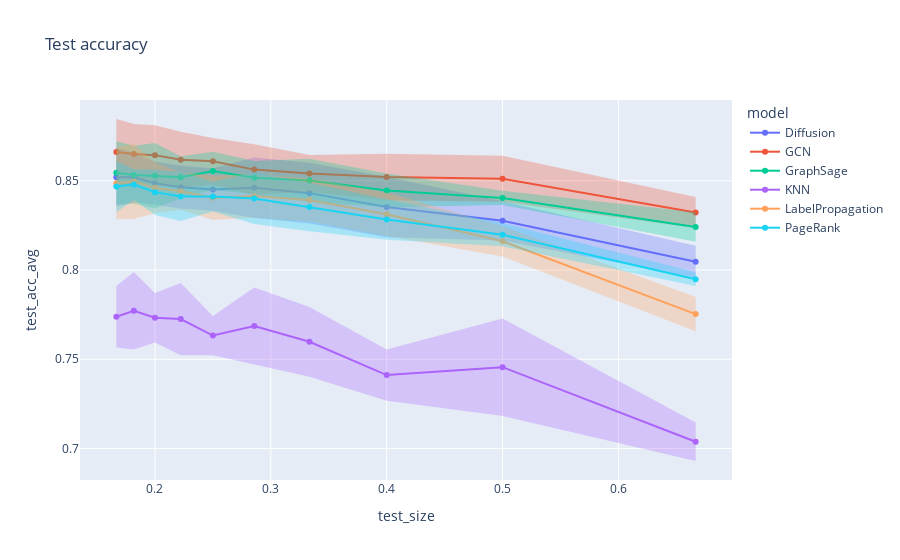

Write notebook code for a chart like this one.
### Markdown cell above
## Directed + penalized

### Code cell
RUNPATH = os.path.join(os.path.dirname(os.getcwd()), 'runs')

# Store data into DataFrame
df = data2df(RUNPATH, undir=False, penalized=True)
print(df.shape)

# Compute average and standard deviation according to values of k
grouped = df.groupby(['dataset', 'model', 'k', 'train_size', 'test_size'])[['train_acc', 'test_acc']].agg({'train_acc': ['mean', 'std'], 'test_acc': ['mean', 'std']}).reset_index()
grouped.columns = ['dataset', 'model', 'k', 'train_size', 'test_size', 'train_acc_avg', 'train_acc_std', 'test_acc_avg', 'test_acc_std', ]
grouped

# Test split
for error_y_mode in {'band'}:
    fig = line(
        data_frame = grouped,
        x = 'test_size',
        y = 'test_acc_avg',
        error_y = 'test_acc_std',
        error_y_mode = error_y_mode,
        color = 'model',
        title = f'Test accuracy',
        markers = '.',
    )
    fig.show()

### Figure 1 — Plotly figure (JSON) as saved in the notebook; plotly's stock layout.template omitted (floating-point values rounded to 4 significant figures)
{"data": [{"fill": "toself", "fillcolor": "rgba(99,110,250,.3)", "hoverinfo": "skip", "legendgroup": "Diffusion", "line": {"color": "rgba(255,255,255,0)"}, "showlegend": false, "type": "scatter", "x": [0.6667, 0.5, 0.4, 0.3333, 0.2857, 0.25, 0.2222, 0.2, 0.1818, 0.1667, 0.1667, 0.1818, 0.2, 0.2222, 0.25, 0.2857, 0.3333, 0.4, 0.5, 0.6667], "xaxis": "x", "y": [0.8136, 0.8385, 0.8522, 0.8601, 0.863, 0.857, 0.8584, 0.8606, 0.8658, 0.8683, 0.8356, 0.838, 0.8366, 0.8344, 0.8332, 0.8291, 0.826, 0.8184, 0.8166, 0.7957], "yaxis": "y"}, {"hovertemplate": "model=Diffusion<br>test_size=%{x}<br>test_acc_avg=%{y}<extra></extra>", "legendgroup": "Diffusion", "line": {"color": "#636efa", "dash": "solid"}, "marker": {"symbol": "circle"}, "mode": "markers+lines", "name": "Diffusion", "orientation": "v", "showlegend": true, "type": "scatter", "x": [0.6667, 0.5, 0.4, 0.3333, 0.2857, 0.25, 0.2222, 0.2, 0.1818, 0.1667], "xaxis": "x", "y": [0.8047, 0.8275, 0.8353, 0.8431, 0.846, 0.8451, 0.8464, 0.8486, 0.8519, 0.8519], "yaxis": "y"}, {"fill": "toself", "fillcolor": "rgba(239,85,59,.3)", "hoverinfo": "skip", "legendgroup": "GCN", "line": {"color": "rgba(255,255,255,0)"}, "showlegend": false, "type": "scatter", "x": [0.6667, 0.5, 0.4, 0.3333, 0.2857, 0.25, 0.2222, 0.2, 0.1818, 0.1667, 0.1667, 0.1818, 0.2, 0.2222, 0.25, 0.2857, 0.3333, 0.4, 0.5, 0.6667], "xaxis": "x", "y": [0.8408, 0.864, 0.8651, 0.8644, 0.8705, 0.874, 0.8775, 0.881, 0.8818, 0.8846, 0.8475, 0.8481, 0.8477, 0.8459, 0.8478, 0.842, 0.8438, 0.8391, 0.8383, 0.8235], "yaxis": "y"}, {"hovertemplate": "model=GCN<br>test_size=%{x}<br>test_acc_avg=%{y}<extra></extra>", "legendgroup": "GCN", "line": {"color": "#EF553B", "dash": "solid"}, "marker": {"symbol": "circle"}, "mode": "markers+lines", "name": "GCN", "orientation": "v", "showlegend": true, "type": "scatter", "x": [0.6667, 0.5, 0.4, 0.3333, 0.2857, 0.25, 0.2222, 0.2, 0.1818, 0.1667], "xaxis": "x", "y": [0.8322, 0.8511, 0.8521, 0.8541, 0.8562, 0.8609, 0.8617, 0.8643, 0.865, 0.8661], "yaxis": "y"}, {"fill": "toself", "fillcolor": "rgba(0,204,150,.3)", "hoverinfo": "skip", "legendgroup": "GraphSage", "line": {"color": "rgba(255,255,255,0)"}, "showlegend": false, "type": "scatter", "x": [0.6667, 0.5, 0.4, 0.3333, 0.2857, 0.25, 0.2222, 0.2, 0.1818, 0.1667, 0.1667, 0.1818, 0.2, 0.2222, 0.25, 0.2857, 0.3333, 0.4, 0.5, 0.6667], "xaxis": "x", "y": [0.8324, 0.8443, 0.8541, 0.8623, 0.8611, 0.8662, 0.8638, 0.8711, 0.8696, 0.8721, 0.8368, 0.8369, 0.8346, 0.8402, 0.8448, 0.8424, 0.838, 0.8351, 0.8364, 0.8158], "yaxis": "y"}, {"hovertemplate": "model=GraphSage<br>test_size=%{x}<br>test_acc_avg=%{y}<extra></extra>", "legendgroup": "GraphSage", "line": {"color": "#00cc96", "dash": "solid"}, "marker": {"symbol": "circle"}, "mode": "markers+lines", "name": "GraphSage", "orientation": "v", "showlegend": true, "type": "scatter", "x": [0.6667, 0.5, 0.4, 0.3333, 0.2857, 0.25, 0.2222, 0.2, 0.1818, 0.1667], "xaxis": "x", "y": [0.8241, 0.8403, 0.8446, 0.8502, 0.8517, 0.8555, 0.852, 0.8528, 0.8533, 0.8544], "yaxis": "y"}, {"fill": "toself", "fillcolor": "rgba(171,99,250,.3)", "hoverinfo": "skip", "legendgroup": "KNN", "line": {"color": "rgba(255,255,255,0)"}, "showlegend": false, "type": "scatter", "x": [0.6667, 0.5, 0.4, 0.3333, 0.2857, 0.25, 0.2222, 0.2, 0.1818, 0.1667, 0.1667, 0.1818, 0.2, 0.2222, 0.25, 0.2857, 0.3333, 0.4, 0.5, 0.6667], "xaxis": "x", "y": [0.7147, 0.7729, 0.7555, 0.7793, 0.7901, 0.7743, 0.7928, 0.7871, 0.7988, 0.791, 0.7566, 0.7554, 0.7594, 0.7523, 0.7523, 0.7472, 0.7402, 0.7268, 0.7183, 0.693], "yaxis": "y"}, {"hovertemplate": "model=KNN<br>test_size=%{x}<br>test_acc_avg=%{y}<extra></extra>", "legendgroup": "KNN", "line": {"color": "#ab63fa", "dash": "solid"}, "marker": {"symbol": "circle"}, "mode": "markers+lines", "name": "KNN", "orientation": "v", "showlegend": true, "type": "scatter", "x": [0.6667, 0.5, 0.4, 0.3333, 0.2857, 0.25, 0.2222, 0.2, 0.1818, 0.1667], "xaxis": "x", "y": [0.7038, 0.7456, 0.7411, 0.7598, 0.7686, 0.7633, 0.7725, 0.7733, 0.7771, 0.7738], "yaxis": "y"}, {"fill": "toself", "fillcolor": "rgba(255,161,90,.3)", "hoverinfo": "skip", "legendgroup": "LabelPropagation", "line": {"color": "rgba(255,255,255,0)"}, "showlegend": false, "type": "scatter", "x": [0.6667, 0.5, 0.4, 0.3333, 0.2857, 0.25, 0.2222, 0.2, 0.1818, 0.1667, 0.1667, 0.1818, 0.2, 0.2222, 0.25, 0.2857, 0.3333, 0.4, 0.5, 0.6667], "xaxis": "x", "y": [0.7849, 0.8246, 0.8434, 0.8512, 0.8535, 0.8529, 0.8546, 0.8603, 0.8705, 0.8688, 0.8285, 0.8286, 0.8318, 0.8338, 0.828, 0.8293, 0.8271, 0.8191, 0.8076, 0.7657], "yaxis": "y"}, {"hovertemplate": "model=LabelPropagation<br>test_size=%{x}<br>test_acc_avg=%{y}<extra></extra>", "legendgroup": "LabelPropagation", "line": {"color": "#FFA15A", "dash": "solid"}, "marker": {"symbol": "circle"}, "mode": "markers+lines", "name": "LabelPropagation", "orientation": "v", "showlegend": true, "type": "scatter", "x": [0.6667, 0.5, 0.4, 0.3333, 0.2857, 0.25, 0.2222, 0.2, 0.1818, 0.1667], "xaxis": "x", "y": [0.7753, 0.8161, 0.8312, 0.8392, 0.8414, 0.8405, 0.8442, 0.846, 0.8495, 0.8486], "yaxis": "y"}, {"fill": "toself", "fillcolor": "rgba(25,211,243,.3)", "hoverinfo": "skip", "legendgroup": "PageRank", "line": {"color": "rgba(255,255,255,0)"}, "showlegend": false, "type": "scatter", "x": [0.6667, 0.5, 0.4, 0.3333, 0.2857, 0.25, 0.2222, 0.2, 0.1818, 0.1667, 0.1667, 0.1818, 0.2, 0.2222, 0.25, 0.2857, 0.3333, 0.4, 0.5, 0.6667], "xaxis": "x", "y": [0.7988, 0.8263, 0.8396, 0.8489, 0.8545, 0.8496, 0.8549, 0.8563, 0.8564, 0.8611, 0.8324, 0.8393, 0.8309, 0.8275, 0.8328, 0.8257, 0.8217, 0.817, 0.8133, 0.791], "yaxis": "y"}, {"hovertemplate": "model=PageRank<br>test_size=%{x}<br>test_acc_avg=%{y}<extra></extra>", "legendgroup": "PageRank", "line": {"color": "#19d3f3", "dash": "solid"}, "marker": {"symbol": "circle"}, "mode": "markers+lines", "name": "PageRank", "orientation": "v", "showlegend": true, "type": "scatter", "x": [0.6667, 0.5, 0.4, 0.3333, 0.2857, 0.25, 0.2222, 0.2, 0.1818, 0.1667], "xaxis": "x", "y": [0.7949, 0.8198, 0.8283, 0.8353, 0.8401, 0.8412, 0.8412, 0.8436, 0.8479, 0.8468], "yaxis": "y"}], "layout": {"legend": {"title": {"text": "model"}, "tracegroupgap": 0}, "title": {"text": "Test accuracy"}, "xaxis": {"anchor": "y", "domain": [0, 1], "title": {"text": "test_size"}}, "yaxis": {"anchor": "x", "domain": [0, 1], "title": {"text": "test_acc_avg"}}}}
